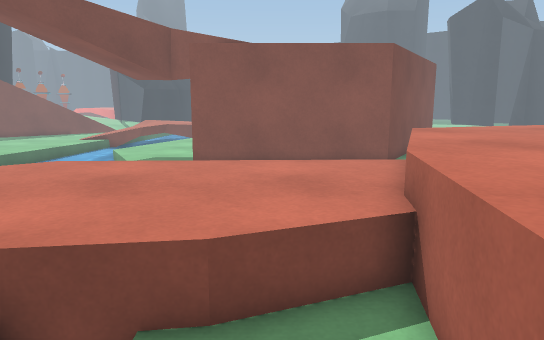
view 1 (above)

18 first-person views from a walk through a 3-D level made in the Unity game engine. The camera is 1.4 m above the floor, tilts 10° down and sees 70° across. The floor is counted in squares, 0.5 m on a side. Each view is taken from the middle of a square. On the plan, view 1 faces up. The plan holds only what a view shows up to about 20 squares ahead; the rest is blank. The place goes on beyond the plan. The player character is not drawn. Some surface patterns are stand-ins.

view 2
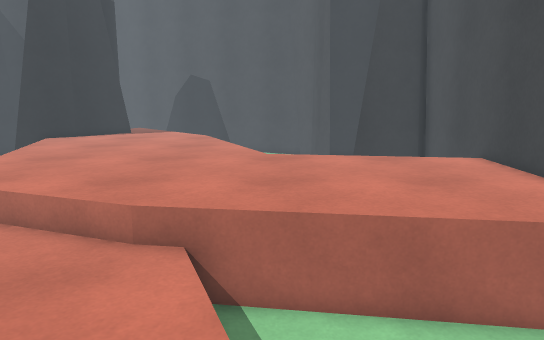

view 3
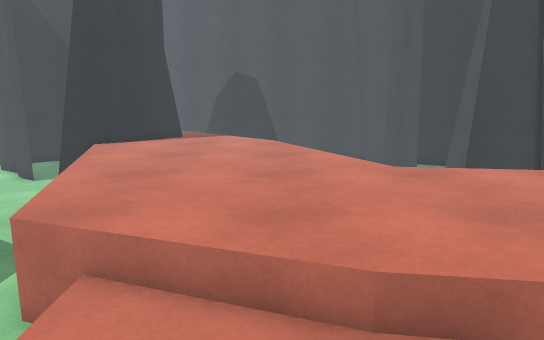

view 4
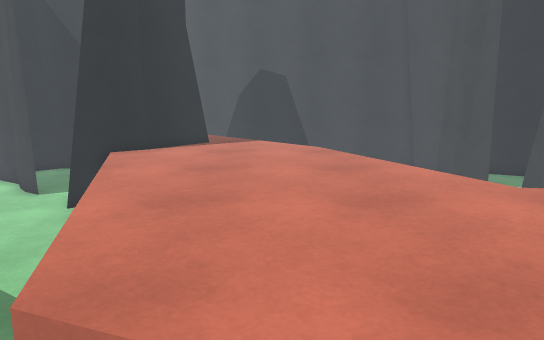

view 5
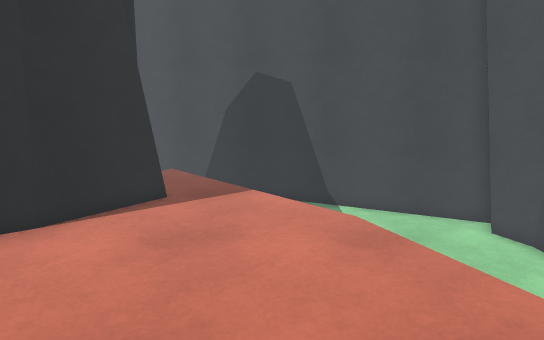

view 6
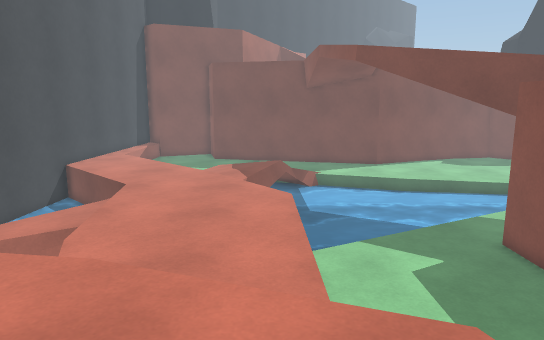

view 7
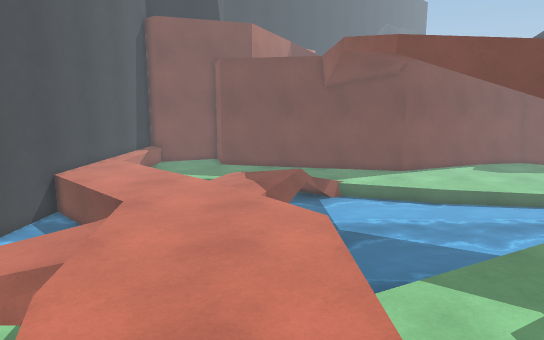

view 8
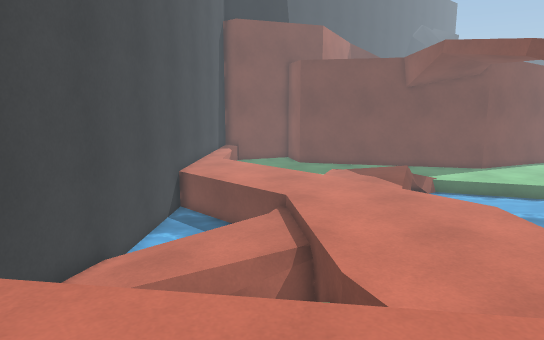

view 9
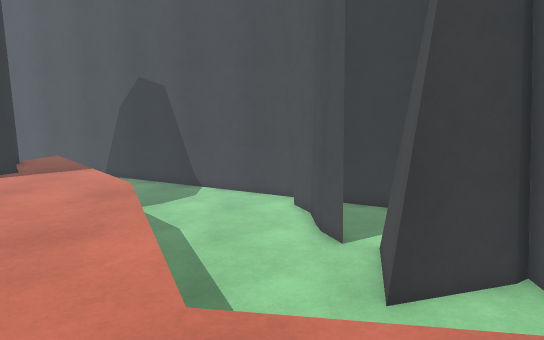

view 10
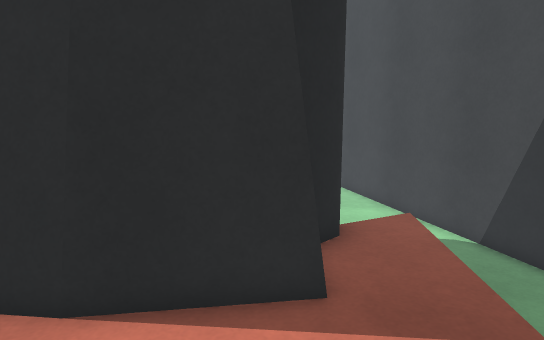

view 11
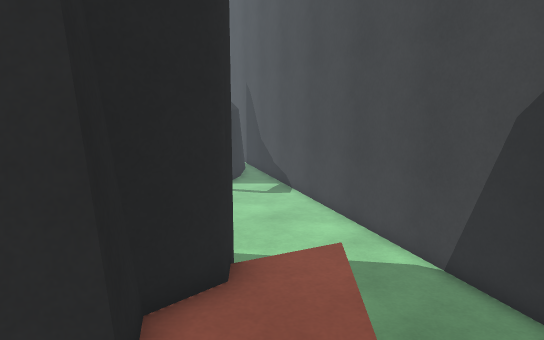

view 12
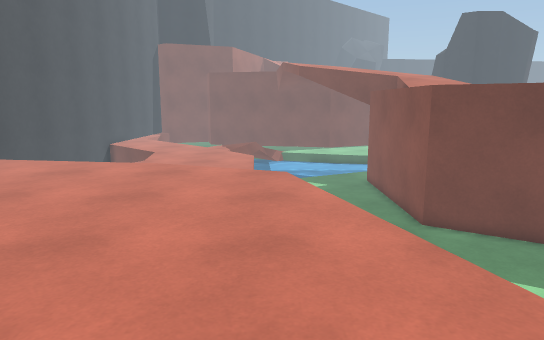

view 13
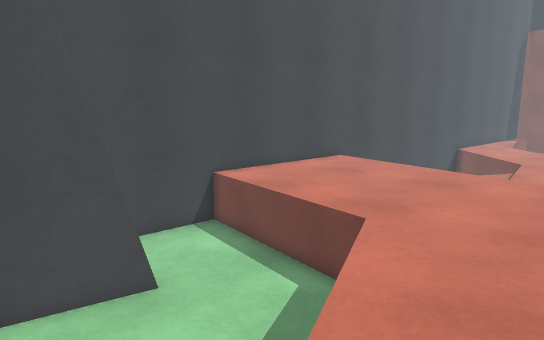

view 14
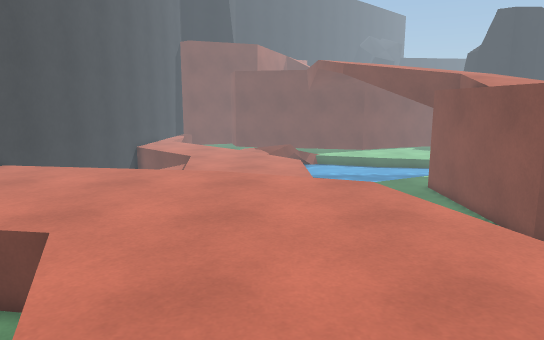

view 15
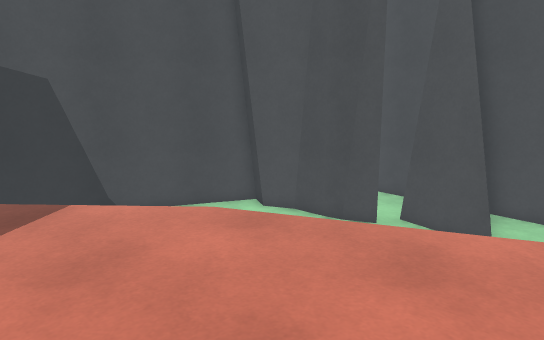

view 16
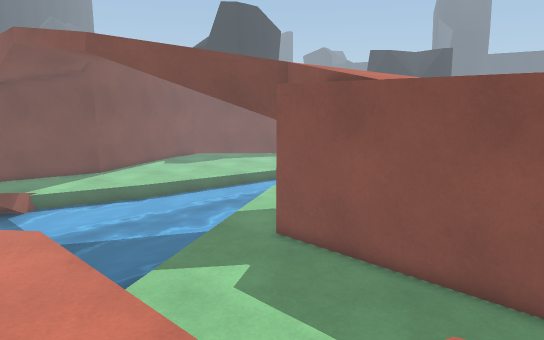

view 17
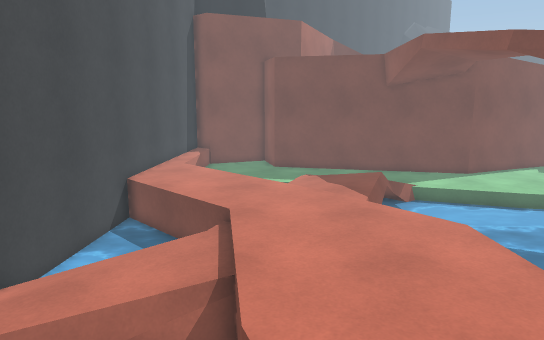

view 18
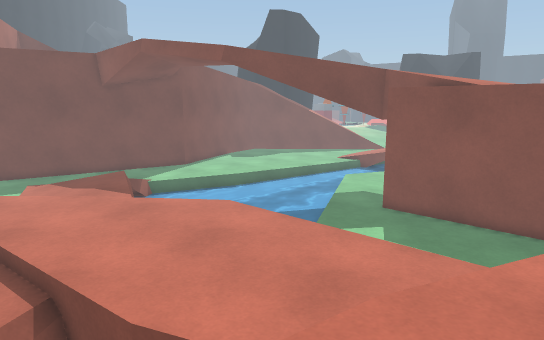

### Floor plan
Key: @ floor where view 1 was taken; # wall or solid block; . main floor; : floor 0.25 m higher than the main floor; + floor 0.5 m higher than the main floor; * floor 1 m higher than the main floor; / step, stairs or slope; = window, fence, low wall or low ledge; ≈ water the walk keeps out of; v drop or lower ground.
Columns run from 15 left of view 1 to 33 right of it. Each row starts with its distance up from view 1.
 20   ≈≈≈≈≈≈...          ##...   ...#.        ......#
 19  ≈≈≈≈≈≈≈≈...         #..... ......       ......##
 18  ≈≈≈≈≈≈≈≈...##########.........#         ......#
 17  ≈≈≈≈≈≈≈≈≈.............  .....=##           ..##
 16  ≈≈≈≈≈≈≈≈≈..........   ......===##     #   ...#
 15  ≈≈≈≈≈≈≈≈≈≈........   ....==*****######=  ...##
 14 ≈≈≈≈≈≈≈≈≈≈≈.......  ...==*********###**v=....#
 13 ≈≈≈≈≈≈≈≈≈≈≈≈.....  .==*****************v ...##
 12 ≈≈≈≈≈≈≈≈≈≈≈ .....  =******************v  ...#
 11 ≈≈≈  ≈≈≈ ≈≈≈≈vvvv++***************** v     ##
 10  ++≈≈   ≈++++++++++*****************.      #
  9 +++++≈≈≈++++++++++/****************v....  ##
  8 ++++++++++++++++++/***************v..... .#
  7 ++++++++++++++++++*************vv........##
  6 ≈::/+++++++++++++/***********v...........#
  5   ≈+++++++++++++./*********.............##
  4  ≈+++++++///≈≈=..=*******=..............#
  3  ++++++≈≈:::/≈. .=*******=..............#
  2  +++++≈ ≈::::/  .********=.......... ####
  1  ++++≈   ::::/  =********=.......#####
  0  +++≈≈≈  ≈:::: @v********....#####
 -1  ++≈≈≈≈≈  ./::  =*******=....##
 -2 #######≈≈≈≈...  v*******=....##
 -3       ##################=.....#
 -4                       #########

Where each view was taken, in squares from view 1:
view 1: 0 up, 0 right, facing up
view 2: 4 up, 5 left, facing right
view 3: 8 up, 2 left, facing right
view 4: 10 up, 1 right, facing right
view 5: 10 up, 9 right, facing right
view 6: 10 up, 9 right, facing left
view 7: 9 up, 6 right, facing left
view 8: 3 up, 7 right, facing left
view 9: 3 up, 5 right, facing right
view 10: 10 up, 16 right, facing up-right
view 11: 10 up, 19 right, facing up-right
view 12: 12 up, 20 right, facing left
view 13: 9 up, 18 right, facing down-left
view 14: 9 up, 18 right, facing left
view 15: 14 up, 10 right, facing down-right
view 16: 8 up, 6 right, facing up-left
view 17: 5 up, 5 right, facing left
view 18: 2 up, 5 right, facing up-left
